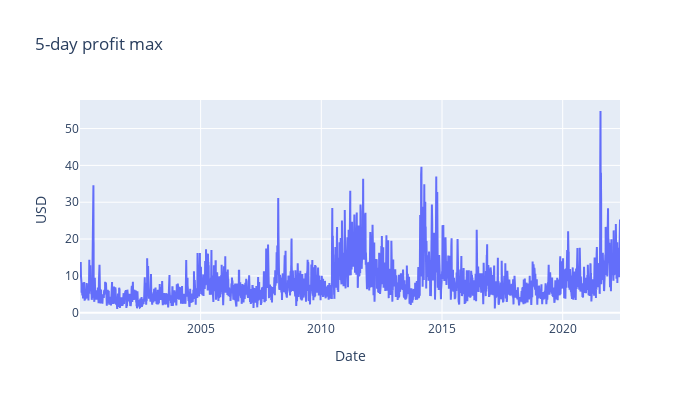

Here is the notebook cell this chart was saved with:
### Code cell
fig=make_subplots(specs=[[{"secondary_y":False}]])
fig.add_trace(go.Scatter(x=data['Date'],y=data['5-day profit max'],name='5-day profit max'),secondary_y=False,)
fig.update_layout(autosize=False,width=700,height=400,title_text="5-day profit max")
fig.update_xaxes(title_text="Date")
fig.update_yaxes(title_text="USD",secondary_y=False)
fig.show()

### Figure 1 — Plotly figure (JSON) as saved in the notebook; plotly's stock layout.template omitted (floating-point values rounded to 4 significant figures; data arrays with more than 128 entries replaced by an {"elided": "..."} marker saying what was removed)
{"data": [{"name": "5-day profit max", "type": "scatter", "x": {"elided": "5671 str values"}, "xaxis": "x", "y": {"elided": "5671 float values"}, "yaxis": "y"}], "layout": {"autosize": false, "height": 400, "title": {"text": "5-day profit max"}, "width": 700, "xaxis": {"anchor": "y", "domain": [0, 1], "title": {"text": "Date"}}, "yaxis": {"anchor": "x", "domain": [0, 1], "title": {"text": "USD"}}}}
